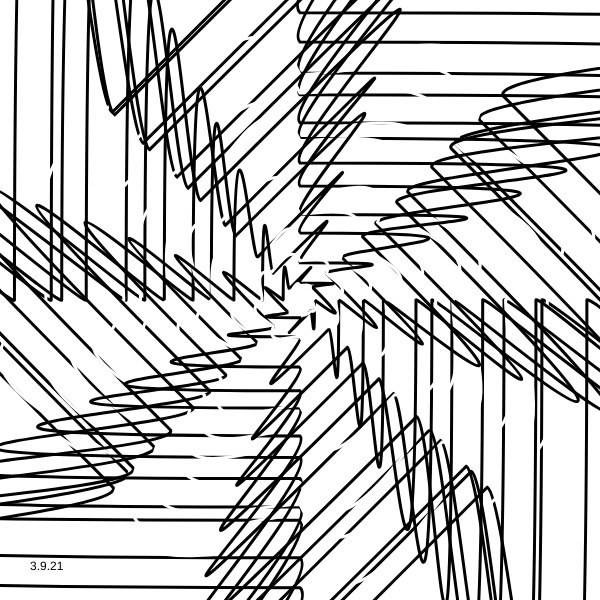
Frame 1 (no input)
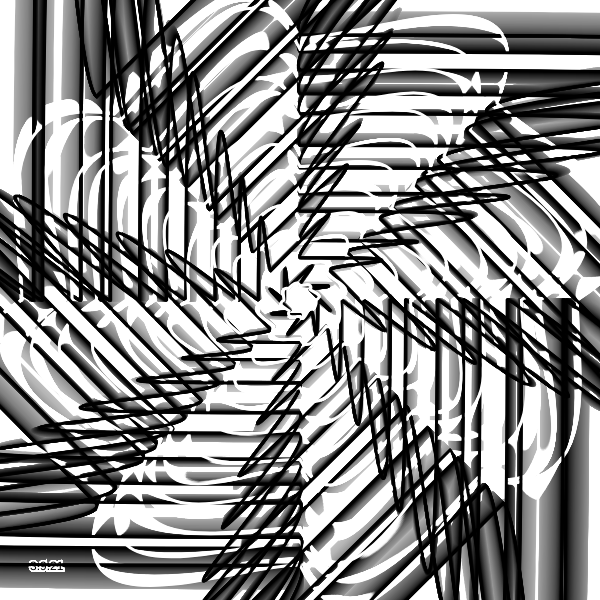
Frame 60 (no input)
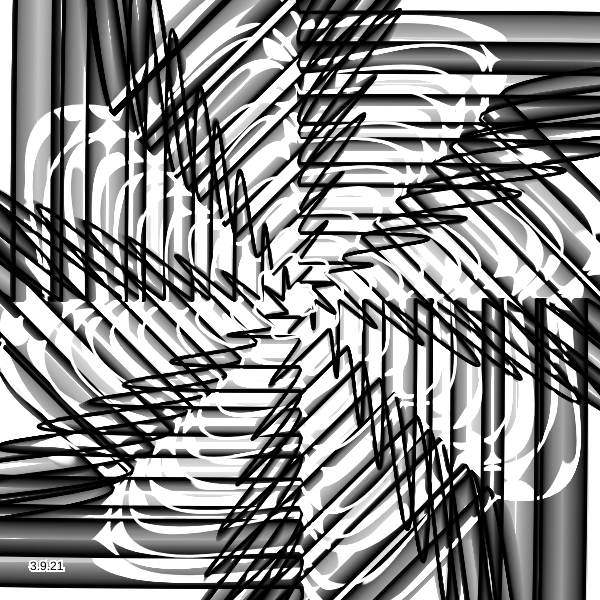
Frame 120 (the mouse pressed at the canvas centre since frame 60)

The p5.js sketch that drew these frames (run headless with seeded random() and noise() and a simulated clock; from frame 60 on, the mouse is pressed at the canvas centre):

// p5.js sketch
// ── sketch.js
var blobs, nBlobs = 12, theta = 0, autoPlay = true;

function Blob(radius, nSegments, magnitude, color) {
  this.radius = radius;
  this.magnitude = magnitude;
  this.color = color;
  this.center = {
    x: width / 2,
    y: height / 2
  };
  
  this.segments = new Array(nSegments);
  for (var i = nSegments; i--; ) {
    this.segments[i] = random(PI * 2);
  }
  
  this.innerSegments = new Array(nSegments);
  for (var i = nSegments; i--; ) {
    this.innerSegments[i] = random(PI * 2);
  }
}

Blob.prototype.render = function(offset) {
  stroke(0)
  strokeWeight(3)

  noFill();

  var n = this.segments.length;
  beginShape();
  for (var i = n; i--; ) {
    var r = this.radius + sin(offset + this.segments[i]) * this.magnitude,
        pr = this.radius + sin(offset + this.segments[(i+1)%n]) * this.magnitude,
        c = (4/5) * tan(PI/(2*n)) * r,
        pc = (20) * tan(PI/(2*n)) * pr,
        t = PI * 2 / n * i,
        pt = PI * 2 / n * (i + 1),
        x = cos(t) * r,
        y = -sin(t) * r,
        px = cos(pt) * pr,
        py = -sin(pt) * pr,
        cx1 = px + cos(pt - PI/2) * pc,
        cy1 = py - sin(pt - PI/2) * pc,
        cx2 = x + cos(t + PI/2) * c,
        cy2 = y - sin(t + PI/8) * c;

    if (i === n - 1) vertex(px, py);
    bezierVertex(cx1, cy1, cx2, cy2, x, y);
  }
  endShape();
  
  fill(200, 1);
  stroke(255)
  strokeWeight(3)
  beginShape();
  var innerRadius = this.radius - this.magnitude * 0.8;
  for (var i = 0; i < n; i++) {
    var pi = i == 0 ? n - 1 : i - 1,
      r = innerRadius + sin(offset + this.innerSegments[i]) * this.magnitude,
        pr = innerRadius + sin(offset + this.innerSegments[pi]) * this.magnitude,
        c = (4/3) * tan(PI/(2*n)) * r,
        pc = (8/3) * tan(PI/(2*n)) * pr,
      t = PI * 2 / n * i,
        pt = PI * 2 / n * (pi),
        x = cos(t) * r,
        y = -sin(t) * r,
        px = cos(pt) * pr,
        py = -sin(pt) * pr,
        cx1 = px + cos(pt + PI/8) * pc,
        cy1 = py - sin(pt + PI/5) * pc,
        cx2 = x + cos(t - PI/2) * c,
        cy2 = y - sin(t - PI/2) * c;

    if (i === 0) vertex(px, py);
    bezierVertex(cx1, cy1, cx2, cy2, x, y);
  }
  endShape();
}

function setup() {

  w = 600;
    var canvas;
    if(windowWidth>=600 && windowHeight >=600){
      canvas = createCanvas(600, 600);
    }
    else{
      canvas = createCanvas(windowWidth, windowHeight - 100);
    }

    var x = (windowWidth - width) / 2;
    var y = (windowHeight - height) / 2;

  canvas.position(x, y);
  blobs = new Array(nBlobs);

  var maxR = max(width, height) / 2;
  for (var i = blobs.length; i--; ) {
    var r = map(i, 0, blobs.length, 16, maxR),
        m = map(i, 0, blobs.length, 2, maxR / (2*nBlobs));
    blobs[i] = new Blob(r, 8, m, color[i%(10)]);
  }
}

function draw() {
  // blendMode(SOFT_LIGHT)
  background(255, 5);
  fill(0)
  text("3.9.21", 30, height-30)
  translate(width / 2, height / 2);
  
  if (autoPlay) {
    theta += PI * 2 / 120;
  }
  
  for (var i = blobs.length; i--; ) {
    blobs[i].render(theta);
  }
}
